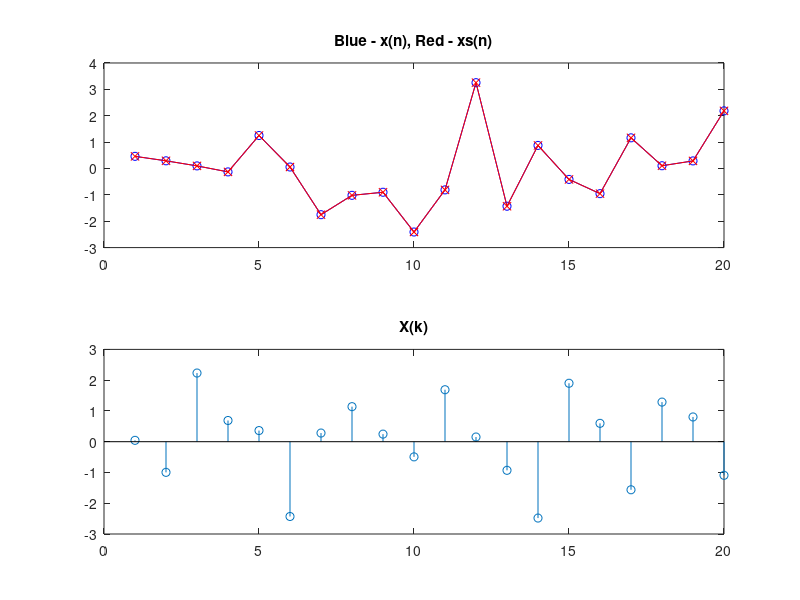
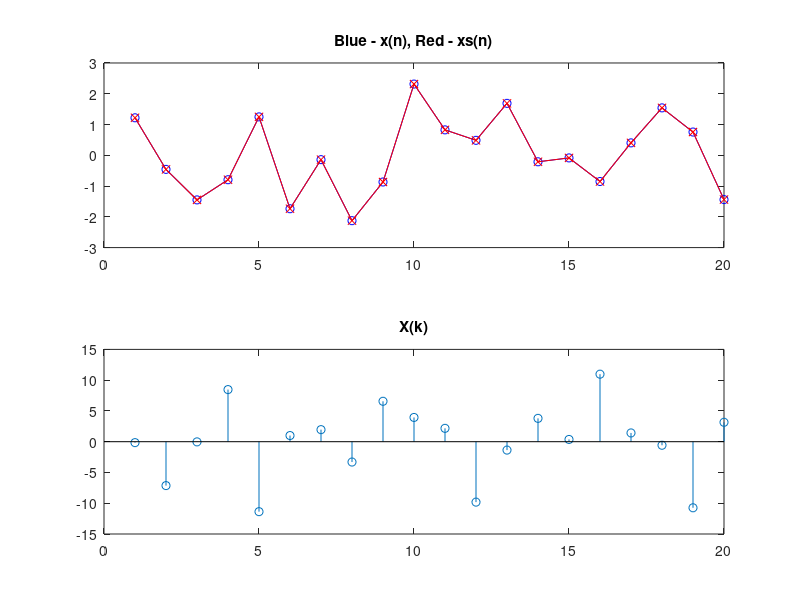
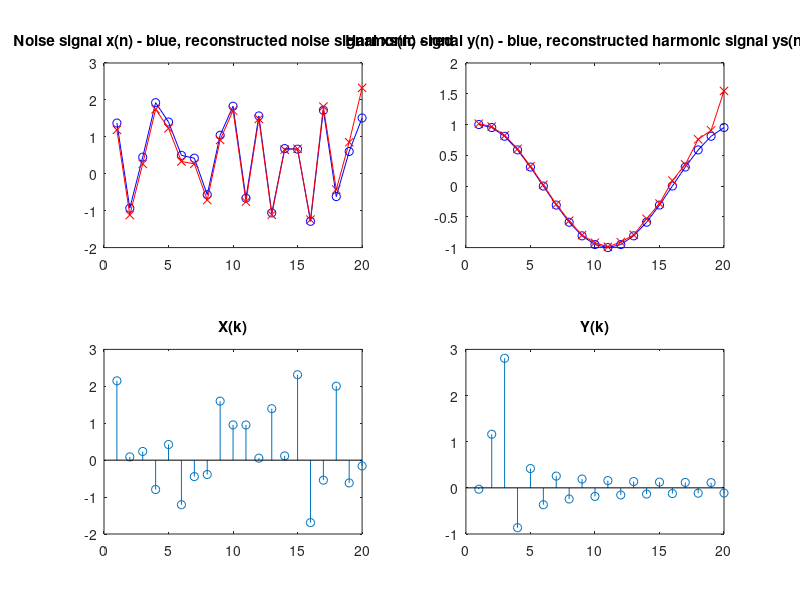

MATLAB code to generate these figures, in order:
%% Zadanie 1 - generate the DCT-II anlysis matrix
clear all; close all; clc;

% Parameters
N = 20;
k = 0:N-1;
n = 0:N-1;

A = sqrt(2/N)*cos(pi*k'/N*(n+0.5)); % DCT-II Matrix
A(1,:) = A(1,:)/sqrt(2);            % Differnet amplitude for the firs column

% Check if the matrix is orthonormal
orth = A*A';

%% Zadanie 2 - generate the DCT-II synthesis matrix

S = A';
I = S*A;

x = randn(1, N);    % Generate random vector
X = A*x';           % DCT-II analysis
xs = S*X;           % DCT-II synthesis

figure;
subplot(2,1,1); plot(x, 'b-o'); hold on; plot(xs, 'r-x'); title('Blue - x(n), Red - xs(n)');
subplot(2,1,2); stem(X); title('X(k)');

%% Dla dociekliwych
clear all; close all; clc;

N = 20;         % Number of 
A = randn(N,N); % Analysis matrix of random transformation
S = inv(A);     % Synthesis matrix of random transformation

orth = A'*A;    % Check if the matrix is orthonormal
I = A*S;        % Check if S = inv(A)

x = randn(1, N);    % Generate random vector
X = A*x';           % DCT-II analysis
xs = S*X;           % DCT-II synthesis, reconstruction with inv(A) is always perfect

figure;
subplot(2,1,1); plot(x, 'b-o'); hold on; plot(xs, 'r-x'); title('Blue - x(n), Red - xs(n)');
subplot(2,1,2); stem(X); title('X(k)');

%% Part 2
clear all; close all; clc;

% Parameters
N = 20;
k = 0:N-1;
n = 0:N-1;

A = sqrt(2/N)*cos(pi*(k+0.25)'/N*(n+0.5));  % Incorrect DCT-II Matrix
A(1,:) = A(1,:)/sqrt(2);                    % we multipy the first row by 1/sqrt(2) and
                                            % the whole matrix by 1/sqrt(N)
                                            % to make the matrix orthogonal
%S = inv(A);
S = A';
                                            
orth = A*A';    % Check if the matrix is orthonormal

x = randn(1, N);    % Noise signal
y = cos(2*pi/20*n);    % Harmonic signal

X = A*x';   % Analaysis of noise signal
Y = A*y';   % Analaysis of harmonic signal

xs = S*X;   % Synthesis of noise signal
ys = S*Y;   % Synthesis of harmonic signal

figure;
subplot(2,2,1); plot(x, 'b-o'); hold on; plot(xs, 'r-x'); title('Noise signal x(n) - blue, reconstructed noise signal xs(n) - red');
subplot(2,2,2); plot(y, 'b-o'); hold on; plot(ys, 'r-x'); title('Harmonic signal y(n) - blue, reconstructed harmonic signal ys(n) - red');
subplot(2,2,3); stem(X); title('X(k)');
subplot(2,2,4); stem(Y); title('Y(k)');